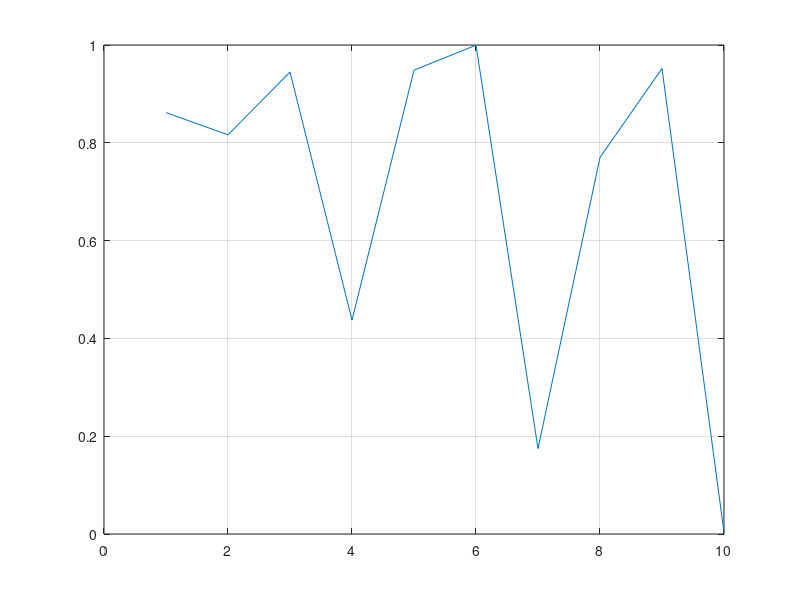

MATLAB code for this plot:
function disppos
h.f = figure;
plot(rand(1,10));
grid on;
h.a=gca;
set(h.f,'WindowButtonDownFcn',{@druecken,h});
set(h.f,'WindowButtonUpFcn', {@loesen,h});

function druecken(o,e,h)
pt = get(h.a, 'CurrentPoint');
set(h.f,'Name',num2str([pt(1,1) pt(1,2)]));
set(h.f, 'WindowButtonMotionFcn', {@ziehen,h})
hold on
crosshair=plot(pt(1,1),pt(1,2));
hold off

function ziehen(o,e,h)
pt = get(h.a, 'CurrentPoint');
set(h.f,'Name',num2str([pt(1,1) pt(1,2)]));

function loesen(o,e,h)
set(h.f, 'WindowButtonMotionFcn', '');